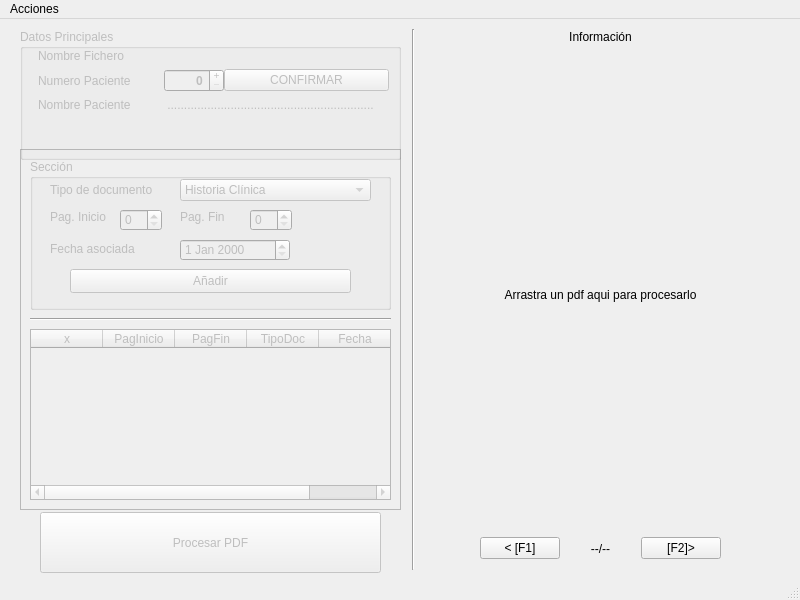
<?xml version="1.0" encoding="UTF-8"?>
<ui version="4.0">
 <class>MainWindow</class>
 <widget class="QMainWindow" name="MainWindow">
  <property name="geometry">
   <rect>
    <x>0</x>
    <y>0</y>
    <width>800</width>
    <height>600</height>
   </rect>
  </property>
  <property name="sizePolicy">
   <sizepolicy hsizetype="Fixed" vsizetype="Fixed">
    <horstretch>0</horstretch>
    <verstretch>0</verstretch>
   </sizepolicy>
  </property>
  <property name="minimumSize">
   <size>
    <width>800</width>
    <height>600</height>
   </size>
  </property>
  <property name="maximumSize">
   <size>
    <width>800</width>
    <height>600</height>
   </size>
  </property>
  <property name="windowTitle">
   <string>PDF Tools TaskDental</string>
  </property>
  <property name="accessibleName">
   <string>PdfTools</string>
  </property>
  <widget class="QWidget" name="centralwidget">
   <widget class="QWidget" name="horizontalLayoutWidget">
    <property name="geometry">
     <rect>
      <x>480</x>
      <y>509</y>
      <width>241</width>
      <height>41</height>
     </rect>
    </property>
    <layout class="QHBoxLayout" name="horizontalLayout_2">
     <item>
      <widget class="QPushButton" name="pbPrevPage">
       <property name="enabled">
        <bool>true</bool>
       </property>
       <property name="text">
        <string>&lt; [F1]</string>
       </property>
      </widget>
     </item>
     <item>
      <widget class="QLabel" name="lblPageNum">
       <property name="text">
        <string>--/--</string>
       </property>
       <property name="alignment">
        <set>Qt::AlignCenter</set>
       </property>
       <property name="wordWrap">
        <bool>true</bool>
       </property>
      </widget>
     </item>
     <item>
      <widget class="QPushButton" name="pbNextPage">
       <property name="enabled">
        <bool>true</bool>
       </property>
       <property name="text">
        <string>[F2]&gt;</string>
       </property>
      </widget>
     </item>
    </layout>
   </widget>
   <widget class="QLabel" name="lblImagePdf">
    <property name="geometry">
     <rect>
      <x>430</x>
      <y>50</y>
      <width>341</width>
      <height>451</height>
     </rect>
    </property>
    <property name="acceptDrops">
     <bool>true</bool>
    </property>
    <property name="text">
     <string>Arrastra un pdf aqui para procesarlo</string>
    </property>
    <property name="alignment">
     <set>Qt::AlignCenter</set>
    </property>
   </widget>
   <widget class="QFrame" name="SeccionesFrame">
    <property name="enabled">
     <bool>true</bool>
    </property>
    <property name="geometry">
     <rect>
      <x>20</x>
      <y>130</y>
      <width>381</width>
      <height>361</height>
     </rect>
    </property>
    <property name="frameShape">
     <enum>QFrame::StyledPanel</enum>
    </property>
    <property name="frameShadow">
     <enum>QFrame::Raised</enum>
    </property>
    <widget class="Line" name="line">
     <property name="geometry">
      <rect>
       <x>10</x>
       <y>160</y>
       <width>361</width>
       <height>20</height>
      </rect>
     </property>
     <property name="orientation">
      <enum>Qt::Horizontal</enum>
     </property>
    </widget>
    <widget class="QGroupBox" name="group02">
     <property name="enabled">
      <bool>false</bool>
     </property>
     <property name="geometry">
      <rect>
       <x>10</x>
       <y>10</y>
       <width>361</width>
       <height>151</height>
      </rect>
     </property>
     <property name="title">
      <string>Sección</string>
     </property>
     <widget class="QLabel" name="lblPagFin">
      <property name="geometry">
       <rect>
        <x>150</x>
        <y>50</y>
        <width>49</width>
        <height>16</height>
       </rect>
      </property>
      <property name="text">
       <string>Pag. Fin</string>
      </property>
     </widget>
     <widget class="QDateEdit" name="dateEdit">
      <property name="geometry">
       <rect>
        <x>150</x>
        <y>80</y>
        <width>110</width>
        <height>22</height>
       </rect>
      </property>
     </widget>
     <widget class="QPushButton" name="pbAdd">
      <property name="geometry">
       <rect>
        <x>40</x>
        <y>110</y>
        <width>281</width>
        <height>24</height>
       </rect>
      </property>
      <property name="text">
       <string>Añadir</string>
      </property>
     </widget>
     <widget class="QComboBox" name="cbTipoDoc">
      <property name="geometry">
       <rect>
        <x>150</x>
        <y>20</y>
        <width>191</width>
        <height>22</height>
       </rect>
      </property>
      <item>
       <property name="text">
        <string>Historia Clínica</string>
       </property>
      </item>
      <item>
       <property name="text">
        <string>Registro Alta</string>
       </property>
      </item>
      <item>
       <property name="text">
        <string>Protección de datos</string>
       </property>
      </item>
      <item>
       <property name="text">
        <string>Presupuesto</string>
       </property>
      </item>
      <item>
       <property name="text">
        <string>Afiliación Tarjeta</string>
       </property>
      </item>
      <item>
       <property name="text">
        <string>Cons.Endodoncia</string>
       </property>
      </item>
      <item>
       <property name="text">
        <string>Cons.AnestesiaLocal</string>
       </property>
      </item>
      <item>
       <property name="text">
        <string>Cons.ExtraccCordales</string>
       </property>
      </item>
      <item>
       <property name="text">
        <string>Cons.Odont.Conserva</string>
       </property>
      </item>
      <item>
       <property name="text">
        <string>Cons.ProtesisFijaImplant</string>
       </property>
      </item>
      <item>
       <property name="text">
        <string>Cons.TrataImplantes</string>
       </property>
      </item>
      <item>
       <property name="text">
        <string>Cons.ObturaDental</string>
       </property>
      </item>
      <item>
       <property name="text">
        <string>Cons.TrataDental</string>
       </property>
      </item>
      <item>
       <property name="text">
        <string>Cons.ColocaProtesisDental</string>
       </property>
      </item>
      <item>
       <property name="text">
        <string>Cons.InjertoHueso</string>
       </property>
      </item>
      <item>
       <property name="text">
        <string>Cons.ElevaSeno</string>
       </property>
      </item>
      <item>
       <property name="text">
        <string>Cons.ExtracSimple</string>
       </property>
      </item>
      <item>
       <property name="text">
        <string>Cons.Reendo</string>
       </property>
      </item>
      <item>
       <property name="text">
        <string>Ref.Lab.Externo</string>
       </property>
      </item>
      <item>
       <property name="text">
        <string>RadioAnalógica</string>
       </property>
      </item>
      <item>
       <property name="text">
        <string>JustificanteCobro</string>
       </property>
      </item>
      <item>
       <property name="text">
        <string>DevoluciónPaciente</string>
       </property>
      </item>
      <item>
       <property name="text">
        <string>CuestionarioCovid19</string>
       </property>
      </item>
      <item>
       <property name="text">
        <string>DiagnosticoOrtodoncia</string>
       </property>
      </item>
      <item>
       <property name="text">
        <string>Docu.Grafica</string>
       </property>
      </item>
      <item>
       <property name="text">
        <string>Financiación</string>
       </property>
      </item>
     </widget>
     <widget class="QLabel" name="lbFecha">
      <property name="geometry">
       <rect>
        <x>20</x>
        <y>80</y>
        <width>111</width>
        <height>20</height>
       </rect>
      </property>
      <property name="text">
       <string>Fecha asociada</string>
      </property>
     </widget>
     <widget class="QSpinBox" name="sbPagFin">
      <property name="geometry">
       <rect>
        <x>220</x>
        <y>50</y>
        <width>42</width>
        <height>22</height>
       </rect>
      </property>
     </widget>
     <widget class="QLabel" name="lblPagIni">
      <property name="enabled">
       <bool>false</bool>
      </property>
      <property name="geometry">
       <rect>
        <x>20</x>
        <y>50</y>
        <width>71</width>
        <height>16</height>
       </rect>
      </property>
      <property name="text">
       <string>Pag. Inicio</string>
      </property>
     </widget>
     <widget class="QLabel" name="lblTipoDoc">
      <property name="geometry">
       <rect>
        <x>20</x>
        <y>23</y>
        <width>121</width>
        <height>16</height>
       </rect>
      </property>
      <property name="text">
       <string>Tipo de documento</string>
      </property>
     </widget>
     <widget class="QSpinBox" name="sbPagIni">
      <property name="geometry">
       <rect>
        <x>90</x>
        <y>50</y>
        <width>42</width>
        <height>22</height>
       </rect>
      </property>
     </widget>
    </widget>
    <widget class="QTableWidget" name="tableWidget">
     <property name="enabled">
      <bool>false</bool>
     </property>
     <property name="geometry">
      <rect>
       <x>10</x>
       <y>180</y>
       <width>361</width>
       <height>171</height>
      </rect>
     </property>
     <property name="maximumSize">
      <size>
       <width>361</width>
       <height>16777215</height>
      </size>
     </property>
     <attribute name="horizontalHeaderCascadingSectionResizes">
      <bool>false</bool>
     </attribute>
     <attribute name="horizontalHeaderDefaultSectionSize">
      <number>72</number>
     </attribute>
     <attribute name="horizontalHeaderStretchLastSection">
      <bool>true</bool>
     </attribute>
     <attribute name="verticalHeaderStretchLastSection">
      <bool>false</bool>
     </attribute>
     <column>
      <property name="text">
       <string>x</string>
      </property>
     </column>
     <column>
      <property name="text">
       <string>PagInicio</string>
      </property>
     </column>
     <column>
      <property name="text">
       <string>PagFin</string>
      </property>
     </column>
     <column>
      <property name="text">
       <string>TipoDoc</string>
      </property>
     </column>
     <column>
      <property name="text">
       <string>Fecha</string>
      </property>
     </column>
    </widget>
   </widget>
   <widget class="Line" name="line_2">
    <property name="geometry">
     <rect>
      <x>403</x>
      <y>10</y>
      <width>20</width>
      <height>541</height>
     </rect>
    </property>
    <property name="orientation">
     <enum>Qt::Vertical</enum>
    </property>
   </widget>
   <widget class="QPushButton" name="btnProcess">
    <property name="enabled">
     <bool>false</bool>
    </property>
    <property name="geometry">
     <rect>
      <x>40</x>
      <y>493</y>
      <width>341</width>
      <height>61</height>
     </rect>
    </property>
    <property name="text">
     <string>Procesar PDF</string>
    </property>
   </widget>
   <widget class="QLabel" name="labelInfo">
    <property name="geometry">
     <rect>
      <x>430</x>
      <y>10</y>
      <width>341</width>
      <height>16</height>
     </rect>
    </property>
    <property name="text">
     <string>Información</string>
    </property>
    <property name="alignment">
     <set>Qt::AlignCenter</set>
    </property>
   </widget>
   <widget class="QGroupBox" name="group01">
    <property name="enabled">
     <bool>false</bool>
    </property>
    <property name="geometry">
     <rect>
      <x>20</x>
      <y>10</y>
      <width>381</width>
      <height>131</height>
     </rect>
    </property>
    <property name="title">
     <string>Datos Principales</string>
    </property>
    <widget class="QWidget" name="formLayoutWidget">
     <property name="geometry">
      <rect>
       <x>18</x>
       <y>20</y>
       <width>351</width>
       <height>81</height>
      </rect>
     </property>
     <layout class="QFormLayout" name="formDatosPacientes">
      <property name="sizeConstraint">
       <enum>QLayout::SetDefaultConstraint</enum>
      </property>
      <property name="fieldGrowthPolicy">
       <enum>QFormLayout::AllNonFixedFieldsGrow</enum>
      </property>
      <property name="rowWrapPolicy">
       <enum>QFormLayout::DontWrapRows</enum>
      </property>
      <property name="horizontalSpacing">
       <number>0</number>
      </property>
      <property name="verticalSpacing">
       <number>6</number>
      </property>
      <item row="0" column="0">
       <widget class="QLabel" name="label_6">
        <property name="text">
         <string>Nombre Fichero</string>
        </property>
       </widget>
      </item>
      <item row="0" column="1">
       <widget class="QLabel" name="lblOriginalFileName">
        <property name="text">
         <string/>
        </property>
       </widget>
      </item>
      <item row="1" column="0">
       <widget class="QLabel" name="label">
        <property name="text">
         <string>Numero Paciente          </string>
        </property>
       </widget>
      </item>
      <item row="2" column="0">
       <widget class="QLabel" name="nombrePaciente">
        <property name="text">
         <string>Nombre Paciente          </string>
        </property>
       </widget>
      </item>
      <item row="2" column="1">
       <widget class="QLabel" name="lblNombrePacienteDB">
        <property name="text">
         <string> ..............................................................</string>
        </property>
       </widget>
      </item>
      <item row="1" column="1">
       <layout class="QHBoxLayout" name="horizontalLayout_4">
        <item>
         <widget class="QSpinBox" name="sbPaciente">
          <property name="minimumSize">
           <size>
            <width>0</width>
            <height>0</height>
           </size>
          </property>
          <property name="maximumSize">
           <size>
            <width>60</width>
            <height>16777215</height>
           </size>
          </property>
          <property name="font">
           <font>
            <bold>true</bold>
           </font>
          </property>
          <property name="alignment">
           <set>Qt::AlignRight|Qt::AlignTrailing|Qt::AlignVCenter</set>
          </property>
          <property name="buttonSymbols">
           <enum>QAbstractSpinBox::PlusMinus</enum>
          </property>
          <property name="minimum">
           <number>0</number>
          </property>
          <property name="maximum">
           <number>12000</number>
          </property>
          <property name="value">
           <number>0</number>
          </property>
         </widget>
        </item>
        <item>
         <widget class="QPushButton" name="btnConfNum">
          <property name="text">
           <string>CONFIRMAR</string>
          </property>
         </widget>
        </item>
       </layout>
      </item>
     </layout>
    </widget>
   </widget>
  </widget>
  <widget class="QMenuBar" name="menubar">
   <property name="geometry">
    <rect>
     <x>0</x>
     <y>0</y>
     <width>800</width>
     <height>22</height>
    </rect>
   </property>
   <widget class="QMenu" name="menuAction">
    <property name="title">
     <string>Acciones</string>
    </property>
    <addaction name="actionReset"/>
    <addaction name="actionQuit"/>
   </widget>
   <addaction name="menuAction"/>
  </widget>
  <widget class="QStatusBar" name="statusbar"/>
  <action name="actionPreferencias">
   <property name="text">
    <string>Preferencias</string>
   </property>
  </action>
  <action name="actionAbrir_PDF">
   <property name="text">
    <string>Abrir PDF</string>
   </property>
  </action>
  <action name="actionQuit">
   <property name="text">
    <string>Salir</string>
   </property>
  </action>
  <action name="actionReset">
   <property name="text">
    <string>Reiniciar</string>
   </property>
  </action>
 </widget>
 <tabstops>
  <tabstop>sbPaciente</tabstop>
  <tabstop>btnConfNum</tabstop>
  <tabstop>cbTipoDoc</tabstop>
  <tabstop>sbPagIni</tabstop>
  <tabstop>sbPagFin</tabstop>
  <tabstop>dateEdit</tabstop>
  <tabstop>pbAdd</tabstop>
  <tabstop>tableWidget</tabstop>
  <tabstop>btnProcess</tabstop>
  <tabstop>pbPrevPage</tabstop>
  <tabstop>pbNextPage</tabstop>
 </tabstops>
 <resources/>
 <connections/>
</ui>
